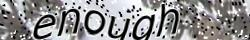
#> input picture captcha/captcha_0001.jpg, 250 x 40 px
$ python -i text_detection.py   (imports and definitions only)   (older library calls are emulated)
#> lines starting #> are read from the running program, lines starting #| are printed output that depends on the picture; after the words box and inside, x2 and y2 are one past the last pixel; in counts of white or black regions, pixels touching at a corner belong together
import cv2 as cv


def __filter_box(cnt):
    x, y, w, h = cv.boundingRect(cnt)
    # rect = cv.minAreaRect(cnt)
    # if debug:
    #     print(x, y, w, h, cv.contourArea(cnt), rect)
    if 100 < cv.contourArea(cnt) < 700:  # and 15 < h < 40 and 10 < w < 40:
        return x, y, x + w, y + h

    return None


def detect(image_path, debug=False):
#> called with image_path = 'captcha/captcha_0001.jpg', debug = False
    img = cv.imread(image_path)
#> img is the input picture: shape (40, 250, 3); mean B, G, R 143.7, 143.1, 143.9
    if debug:
        cv.namedWindow("Image")
        cv.imshow("Image", img)

    img2 = cv.cvtColor(img, cv.COLOR_RGB2GRAY)
    ret, thresh1 = cv.threshold(img2, 50, 255, cv.THRESH_BINARY)
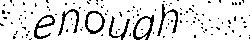
#> thresh1: shape (40, 250); 86.9% white; black in thin lines or dots

    white = cv.countNonZero(thresh1)
#> white = 8694
    black = thresh1.shape[0] * thresh1.shape[1] - white
#> black = 1306
    # print(white, black)

    if white < black:
        binarize_img = thresh1
    else:
        binarize_img = cv.bitwise_not(thresh1)
#> binarize_img: shape (40, 250); 13.1% white in thin lines or dots

    kernel = cv.getStructuringElement(cv.MORPH_CROSS, (3, 3))
    dilated = cv.dilate(binarize_img, kernel, iterations=1)
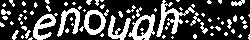
#> dilated: shape (40, 250); 28.3% white; 76 white regions (57 under 20 px)

    _, contours, hierarchy = cv.findContours(dilated, cv.RETR_EXTERNAL, cv.CHAIN_APPROX_SIMPLE)
#> contours = 75 contours, 64 with area under 20; largest, box (x1, y1, x2, y2) and area: (128, 14, 155, 40) 424, (79, 10, 106, 35) 400, (156, 0, 195, 37) 296, (33, 14, 56, 40) 283, (57, 8, 80, 37) 204
    candidate_boxes = [__filter_box(cnt) for cnt in contours]
#> candidate_boxes = 75 items
    candidate_boxes = list(filter(lambda box: box, candidate_boxes))
#> candidate_boxes = [(108, 15, 131, 40), (128, 14, 155, 40), (33, 14, 56, 40), (79, 10, 106, 35), (57, 8, 80, 37), (156, 0, 195, 37)]

    x_min = 250
    y_min = 40
    x_max = 0
    y_max = 0
    for box in candidate_boxes:
        if box[0] < x_min:
            x_min = box[0]

        if box[1] < y_min:
            y_min = box[1]

        if box[2] > x_max:
            x_max = box[2]

        if box[3] > y_max:
            y_max = box[3]

        if debug:
            print(box, x_min, y_min, x_max, y_max)
#> this loop made 6 passes
#> (box, y_min, x_max) on passes 2, 6: ((128, 14, 155, 40), 14, 155), ((156, 0, 195, 37), 0, 195)
#> after the loop, x_max = 195; x_min = 33; y_max = 40; y_min = 0
            # cv.imshow(str(index), binarize_img[y:box[3], x:box[2]])

    # result = cv.rectangle(dilated, (x_min, y_min), (x_max, y_max), (255, 0, 0), 1)
    # if x_max - x_min > 70:
    corp = img[y_min: y_max, x_min: x_max]
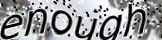
#> corp: shape (40, 162, 3); mean B, G, R 152.8, 151, 150.6
    # else:
    #     corp = img

    if debug:
        cv.imshow("thresh1", thresh1)
        cv.imshow("binarize", binarize_img)
        cv.imshow("dilated", dilated)
        cv.imshow("final", corp)
        cv.waitKey(0)
        cv.destroyAllWindows()

    return corp

>>> result = detect('captcha/captcha_0001.jpg')

$ run again, on captcha/captcha_0002.jpg
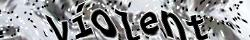
#> input picture captcha/captcha_0002.jpg, 250 x 40 px
#> in detect, img is the input picture: shape (40, 250, 3); mean B, G, R 147.9, 146, 145
#> in detect, `ret, thresh1 = cv.threshold(img2, 50, 255, cv.THRESH_BINARY)`:
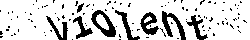
#> thresh1: shape (40, 250); 82% white; 104 black regions (96 under 20 px), largest, box (x1, y1, x2, y2) and area: (91, 10, 116, 37) 282, (162, 11, 186, 40) 265, (140, 12, 159, 35) 223
#> white = 8195
#> black = 1805
#> dilated: shape (40, 250); 31.5% white; 65 white regions (45 under 20 px)
#> contours = 65 contours, 56 with area under 20; largest, box (x1, y1, x2, y2) and area: (136, 10, 187, 40) 684, (90, 8, 118, 38) 445, (185, 14, 209, 40) 250, (111, 6, 141, 40) 220, (45, 15, 69, 40) 219
#> in detect, `candidate_boxes = [__filter_box(cnt) for cnt in contours]`: candidate_boxes = 65 items
#> in detect, `candidate_boxes = list(filter(lambda box: box, candidate_boxes))`: candidate_boxes = [(68, 15, 94, 40), (45, 15, 69, 40), (185, 14, 209, 40), (136, 10, 187, 40), (90, 8, 118, 38), (111, 6, 141, 40)]
#> the loop in detect, `for box in candidate_boxes:` made 6 passes
#> after the loop in detect, `for box in candidate_boxes:`: x_max = 209; x_min = 45; y_max = 40; y_min = 6
#> in detect, `corp = img[y_min: y_max, x_min: x_max]`:
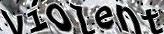
#> corp: shape (34, 164, 3); mean B, G, R 121.9, 121, 120.6

$ run again, on captcha/captcha_0004.jpg
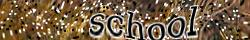
#> input picture captcha/captcha_0004.jpg, 250 x 40 px
#> in detect, img is the input picture: shape (40, 250, 3); mean B, G, R 72.9, 97.5, 118.8
#> in detect, `ret, thresh1 = cv.threshold(img2, 50, 255, cv.THRESH_BINARY)`:
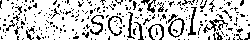
#> thresh1: shape (40, 250); 79.5% white; black in thin lines or dots
#> white = 7946
#> black = 2054
#> binarize_img: shape (40, 250); 20.5% white in thin lines or dots
#> in detect, `dilated = cv.dilate(binarize_img, kernel, iterations=1)`:
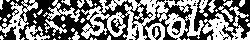
#> dilated: shape (40, 250); 49% white; 47 white regions (29 under 20 px)
#> contours = 47 contours, 31 with area under 20; largest, box (x1, y1, x2, y2) and area: (123, 0, 204, 40) 1842, (81, 0, 127, 39) 746, (202, 6, 250, 40) 535, (0, 0, 38, 40) 447, (43, 0, 80, 22) 190
#> in detect, `candidate_boxes = [__filter_box(cnt) for cnt in contours]`: candidate_boxes = 47 items
#> in detect, `candidate_boxes = list(filter(lambda box: box, candidate_boxes))`: candidate_boxes = [(25, 25, 50, 40), (145, 23, 165, 40), (202, 6, 250, 40), (43, 0, 80, 22), (0, 0, 38, 40)]
#> the loop in detect, `for box in candidate_boxes:` made 5 passes
#> after the loop in detect, `for box in candidate_boxes:`: x_max = 250; x_min = 0; y_max = 40; y_min = 0
